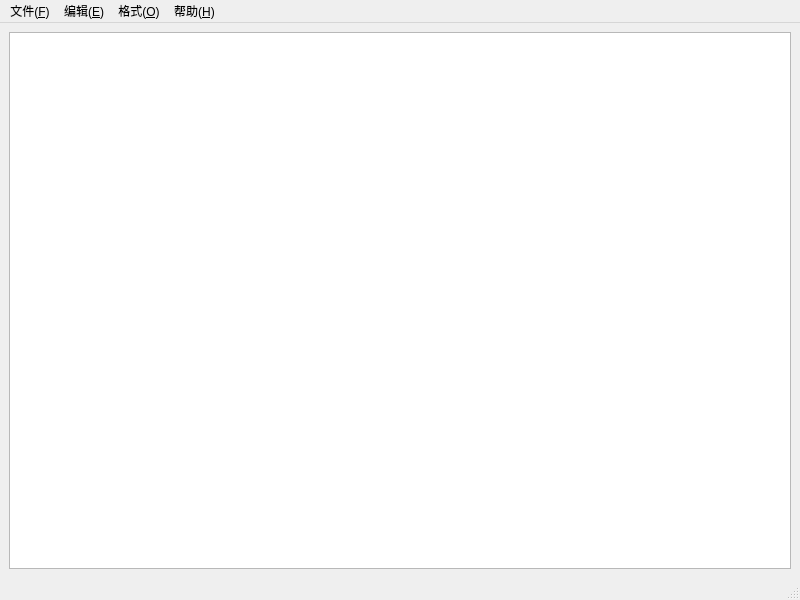
<?xml version="1.0" encoding="UTF-8"?>
<ui version="4.0">
 <class>MainWindow</class>
 <widget class="QMainWindow" name="MainWindow">
  <property name="geometry">
   <rect>
    <x>0</x>
    <y>0</y>
    <width>800</width>
    <height>600</height>
   </rect>
  </property>
  <property name="windowTitle">
   <string>关注微信公众号：学点编程吧--记事本</string>
  </property>
  <widget class="QWidget" name="centralWidget">
   <layout class="QHBoxLayout" name="horizontalLayout">
    <item>
     <widget class="QTextEdit" name="textEdit"/>
    </item>
   </layout>
  </widget>
  <widget class="QMenuBar" name="menuBar">
   <property name="geometry">
    <rect>
     <x>0</x>
     <y>0</y>
     <width>800</width>
     <height>17</height>
    </rect>
   </property>
   <widget class="QMenu" name="menu">
    <property name="title">
     <string>文件(&amp;F)</string>
    </property>
    <addaction name="actionFile"/>
    <addaction name="actionOpen"/>
    <addaction name="actionSave"/>
    <addaction name="actionSaveas"/>
    <addaction name="separator"/>
    <addaction name="actionSeting"/>
    <addaction name="actionPrint"/>
    <addaction name="separator"/>
    <addaction name="actionExit"/>
   </widget>
   <widget class="QMenu" name="menu_2">
    <property name="title">
     <string>编辑(&amp;E)</string>
    </property>
    <addaction name="actionUndo_2"/>
    <addaction name="separator"/>
    <addaction name="actionClip"/>
    <addaction name="actionCopy_2"/>
    <addaction name="actionPaste_2"/>
    <addaction name="actionDel"/>
    <addaction name="separator"/>
    <addaction name="actionSearch"/>
    <addaction name="actionSearchnext"/>
    <addaction name="actionReplace"/>
    <addaction name="actionGoto"/>
    <addaction name="separator"/>
    <addaction name="actionSelectall"/>
    <addaction name="actionDate"/>
   </widget>
   <widget class="QMenu" name="menu_3">
    <property name="title">
     <string>格式(&amp;O)</string>
    </property>
    <addaction name="actionHuanhang"/>
    <addaction name="actionFont"/>
   </widget>
   <widget class="QMenu" name="menu_4">
    <property name="title">
     <string>帮助(&amp;H)</string>
    </property>
    <addaction name="actionHelp"/>
    <addaction name="actionAbout"/>
   </widget>
   <addaction name="menu"/>
   <addaction name="menu_2"/>
   <addaction name="menu_3"/>
   <addaction name="menu_4"/>
  </widget>
  <widget class="QStatusBar" name="statusBar"/>
  <action name="actionFile">
   <property name="text">
    <string>新建(&amp;N)</string>
   </property>
   <property name="statusTip">
    <string>新建文件</string>
   </property>
   <property name="shortcut">
    <string>Ctrl+N</string>
   </property>
  </action>
  <action name="actionOpen">
   <property name="text">
    <string>打开(&amp;O)...</string>
   </property>
  </action>
  <action name="actionSave">
   <property name="text">
    <string>保存(&amp;S)</string>
   </property>
   <property name="statusTip">
    <string>保存文件</string>
   </property>
   <property name="shortcut">
    <string>Ctrl+S</string>
   </property>
  </action>
  <action name="actionSaveas">
   <property name="text">
    <string>另存为(&amp;A)...</string>
   </property>
   <property name="statusTip">
    <string>文件另存为</string>
   </property>
  </action>
  <action name="actionSeting">
   <property name="text">
    <string>页面设置(&amp;U)</string>
   </property>
   <property name="statusTip">
    <string>设置页面的选项</string>
   </property>
  </action>
  <action name="actionPrint">
   <property name="text">
    <string>打印(&amp;P)</string>
   </property>
   <property name="statusTip">
    <string>打印文件</string>
   </property>
   <property name="shortcut">
    <string>Ctrl+P</string>
   </property>
  </action>
  <action name="actionExit">
   <property name="text">
    <string>退出(&amp;X)</string>
   </property>
   <property name="statusTip">
    <string>退出文件</string>
   </property>
  </action>
  <action name="actionUndo">
   <property name="text">
    <string>undo</string>
   </property>
  </action>
  <action name="actionJiantie">
   <property name="text">
    <string>jiantie</string>
   </property>
  </action>
  <action name="actionCopy">
   <property name="text">
    <string>copy</string>
   </property>
  </action>
  <action name="actionPaste">
   <property name="text">
    <string>paste</string>
   </property>
  </action>
  <action name="actionUndo_2">
   <property name="enabled">
    <bool>false</bool>
   </property>
   <property name="text">
    <string>撤销(&amp;U)</string>
   </property>
   <property name="statusTip">
    <string>撤销上一步</string>
   </property>
   <property name="shortcut">
    <string>Ctrl+Z</string>
   </property>
  </action>
  <action name="actionClip">
   <property name="enabled">
    <bool>false</bool>
   </property>
   <property name="text">
    <string>剪贴(&amp;T)</string>
   </property>
   <property name="statusTip">
    <string>剪贴文字</string>
   </property>
   <property name="shortcut">
    <string>Ctrl+X</string>
   </property>
  </action>
  <action name="actionCopy_2">
   <property name="enabled">
    <bool>false</bool>
   </property>
   <property name="text">
    <string>复制(&amp;C)</string>
   </property>
   <property name="statusTip">
    <string>复制文字</string>
   </property>
   <property name="shortcut">
    <string>Ctrl+C</string>
   </property>
  </action>
  <action name="actionPaste_2">
   <property name="text">
    <string>粘贴(&amp;P)</string>
   </property>
   <property name="statusTip">
    <string>粘贴文字</string>
   </property>
   <property name="shortcut">
    <string>Ctrl+V</string>
   </property>
  </action>
  <action name="actionDel">
   <property name="enabled">
    <bool>false</bool>
   </property>
   <property name="text">
    <string>删除(&amp;L)</string>
   </property>
   <property name="statusTip">
    <string>删除文字</string>
   </property>
   <property name="shortcut">
    <string>Del</string>
   </property>
  </action>
  <action name="actionSearch">
   <property name="enabled">
    <bool>false</bool>
   </property>
   <property name="text">
    <string>查找(&amp;F)...</string>
   </property>
   <property name="statusTip">
    <string>查找文字</string>
   </property>
   <property name="shortcut">
    <string>Ctrl+F</string>
   </property>
  </action>
  <action name="actionSearchnext">
   <property name="enabled">
    <bool>false</bool>
   </property>
   <property name="text">
    <string>查找下一个(&amp;N)</string>
   </property>
   <property name="statusTip">
    <string>查找下一个内容</string>
   </property>
  </action>
  <action name="actionReplace">
   <property name="text">
    <string>替换(R)...</string>
   </property>
   <property name="statusTip">
    <string>替换文字</string>
   </property>
   <property name="shortcut">
    <string>Ctrl+H</string>
   </property>
  </action>
  <action name="actionGoto">
   <property name="enabled">
    <bool>false</bool>
   </property>
   <property name="text">
    <string>转到(&amp;G)...</string>
   </property>
   <property name="statusTip">
    <string>跳转到</string>
   </property>
   <property name="shortcut">
    <string>Ctrl+G</string>
   </property>
  </action>
  <action name="actionSelectall">
   <property name="text">
    <string>全选(&amp;A)</string>
   </property>
   <property name="statusTip">
    <string>全部内容选中</string>
   </property>
  </action>
  <action name="actionDate">
   <property name="text">
    <string>时间/日期(&amp;D)</string>
   </property>
   <property name="statusTip">
    <string>插入时间和日期</string>
   </property>
   <property name="shortcut">
    <string>F5</string>
   </property>
  </action>
  <action name="actionHuanhang">
   <property name="checkable">
    <bool>true</bool>
   </property>
   <property name="text">
    <string>自动换行(&amp;W)</string>
   </property>
   <property name="statusTip">
    <string>开启自动换行</string>
   </property>
  </action>
  <action name="actionFont">
   <property name="text">
    <string>字体(&amp;F)...</string>
   </property>
   <property name="statusTip">
    <string>选中你需要的字体</string>
   </property>
  </action>
  <action name="actionHelp">
   <property name="text">
    <string>查看帮助(&amp;H)</string>
   </property>
   <property name="statusTip">
    <string>获取帮组内容</string>
   </property>
  </action>
  <action name="actionAbout">
   <property name="text">
    <string>关于记事本(&amp;A)</string>
   </property>
   <property name="statusTip">
    <string>记事本介绍</string>
   </property>
  </action>
 </widget>
 <resources/>
 <connections/>
</ui>
